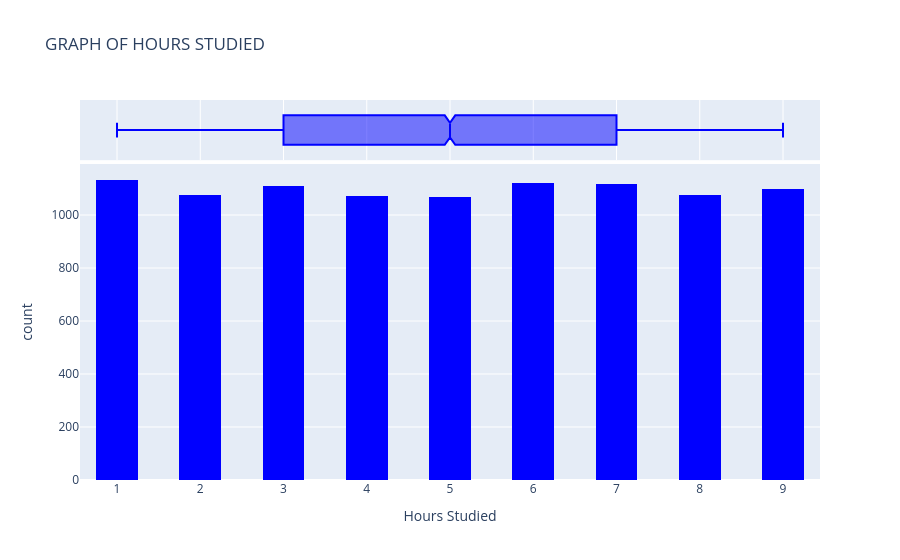

Notebook source saved alongside this figure:
### Code cell
fig =px.histogram(
    performance,
    x='Hours Studied',
    marginal='box',
    color_discrete_sequence= ['blue'],
    nbins = 25,
    title = 'GRAPH OF HOURS STUDIED'
)

fig.update_layout(bargap=0)
fig.show()

# USING PYPLOT
plt.figure(figsize=(10, 6))
plt.hist(
    performance['Hours Studied'],
    bins=35,
    color='blue',
    edgecolor='black',
    rwidth=0.8
)

plt.title('GRAPH OF HOURS STUDIED')
plt.xlabel('Hours Studied')
plt.ylabel('Frequency')

plt.show()

### Figure 1 — Plotly figure (JSON) as saved in the notebook; plotly's stock layout.template omitted (floating-point values rounded to 4 significant figures; data arrays with more than 128 entries replaced by an {"elided": "..."} marker saying what was removed)
{"data": [{"bingroup": "x", "hovertemplate": "Hours Studied=%{x}<br>count=%{y}<extra></extra>", "legendgroup": "", "marker": {"color": "blue", "pattern": {"shape": ""}}, "name": "", "nbinsx": 25, "orientation": "v", "showlegend": false, "type": "histogram", "x": {"elided": "9873 int values"}, "xaxis": "x", "yaxis": "y"}, {"hovertemplate": "Hours Studied=%{x}<extra></extra>", "legendgroup": "", "marker": {"color": "blue"}, "name": "", "notched": true, "showlegend": false, "type": "box", "x": {"elided": "9873 int values"}, "xaxis": "x2", "yaxis": "y2"}], "layout": {"bargap": 0, "barmode": "relative", "legend": {"tracegroupgap": 0}, "title": {"text": "GRAPH OF HOURS STUDIED"}, "xaxis": {"anchor": "y", "domain": [0, 1], "title": {"text": "Hours Studied"}}, "xaxis2": {"anchor": "y2", "domain": [0, 1], "matches": "x", "showgrid": true, "showticklabels": false}, "yaxis": {"anchor": "x", "domain": [0, 0.8316], "title": {"text": "count"}}, "yaxis2": {"anchor": "x2", "domain": [0.8416, 1], "matches": "y2", "showgrid": false, "showline": false, "showticklabels": false, "ticks": ""}}}
